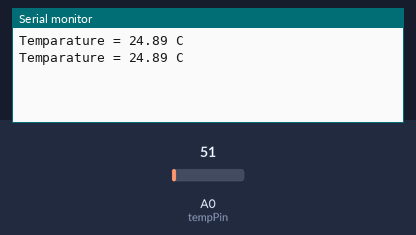
A sketch run on a simulated Arduino Uno, built with avr-gcc and run on an emulated ATmega328P. Shown: the last lines printed to the serial monitor. The inputs (shaded band) are chosen by the test bench; at power-on: A0 (tempPin) = 51.

Above: at 1.8 s.
1.9 s: A0 (tempPin) set to 61
At 2.5 s:
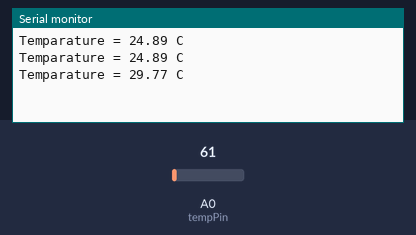
3.4 s: A0 (tempPin) set to 71
At 4.8 s:
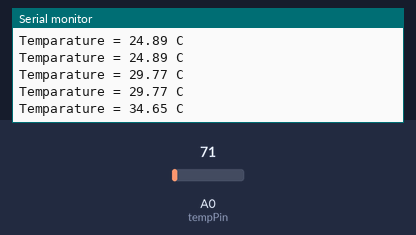
Timing chart, 0 to 6.4 s (numbered marks = the images above; inputs shaded):
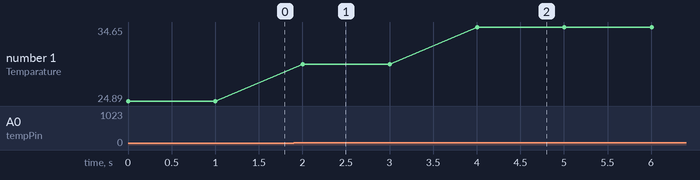

The sketch:

lm35_test.ino
```cpp
float temp;
int tempPin = 0;

void setup() {
  Serial.begin(9600);
}

void loop() {

  temp = analogRead(tempPin);
  temp = temp * 0.488020125;
  Serial.print("Temparature = ");
  Serial.print(temp);
  Serial.print(" C");
  Serial.println();
  delay(1000);

}
```

Measured:
- after the input at 1.9 s, the serial monitor: prints a new line after 0.10 s (image 1)
- after the input at 3.4 s, the serial monitor: prints a new line after 0.60 s (image 2)
- plotted number 1: 24.89 → 29.77 after the input at 1.9 s, 29.77 → 34.65 after the input at 3.4 s
